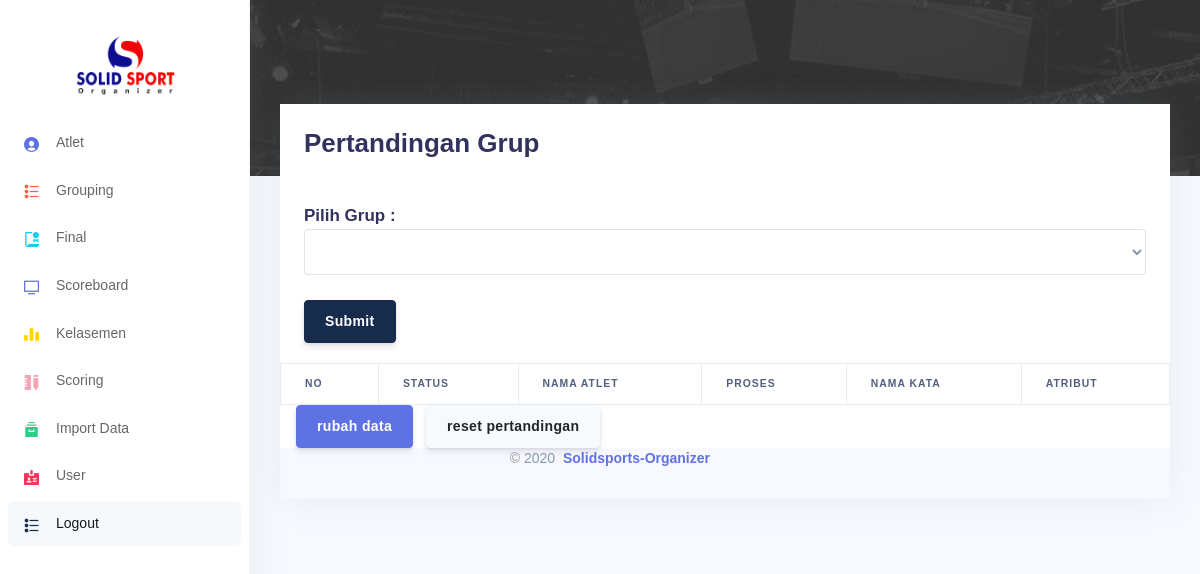
/modul/grouping/index.php?grup=B, run on an earlier commit of the app's database.
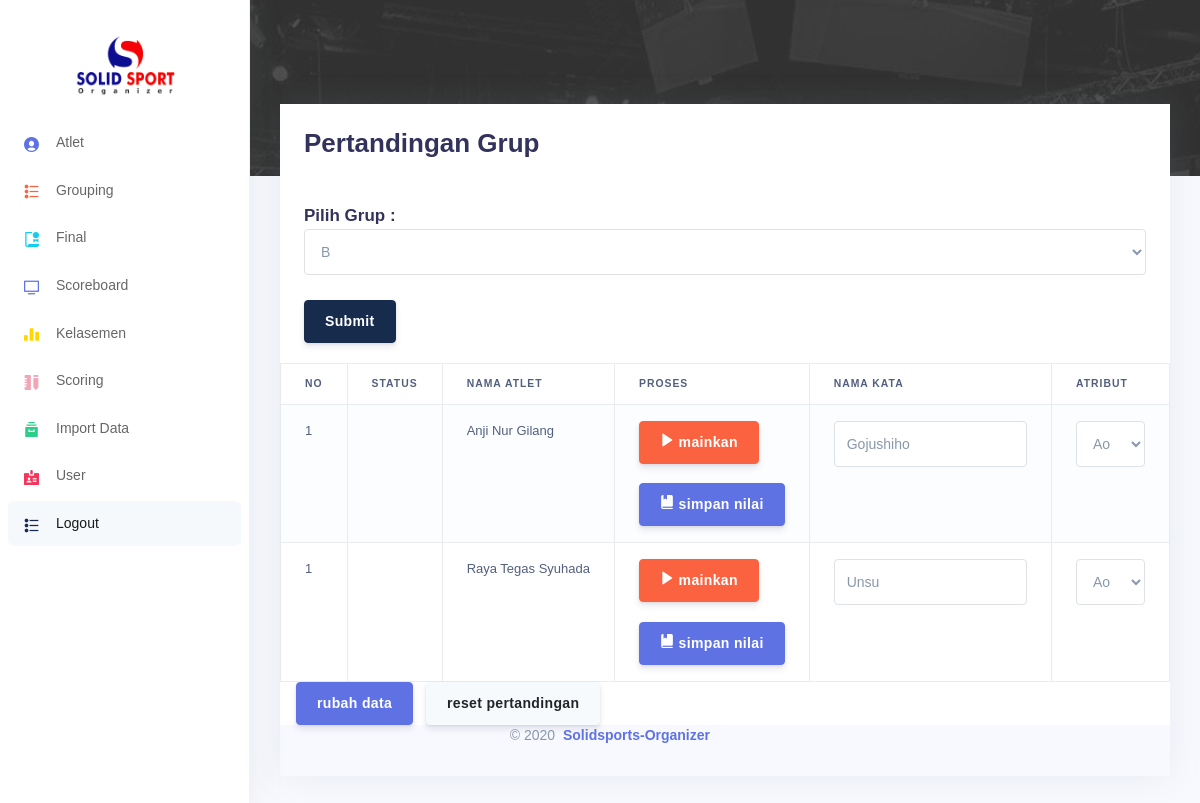
And on a later commit of the database.
### tables this page shows
CREATE TABLE `atlet` (
  `idAtlet` int(11) NOT NULL,
  `namaAtlet` varchar(50) NOT NULL,
  `kelas` varchar(50) NOT NULL,
  `kontingen` varchar(50) NOT NULL,
  `namaKata` varchar(50) NOT NULL,
  `grup` varchar(10) NOT NULL,
  `atribut` char(3) NOT NULL,
  `bermain` int(1) NOT NULL DEFAULT 0
);

### modul/grouping/index.php (the view, shortened to what this page needs)
<?php
    include "../../config/templates/header.php";
    include "../../config/templates/sidebar.php";
    include "../../config/templates/mainContent.php";
    include "../../config/database/koneksi.php";
?>
                <div class="card-header border-0">
                  <h1 class="mb-0">Pertandingan Grup</h1>
                </div>
                <div class="card-header border-0">
                  <h3 class="mb-0">Pilih Grup :
                  <form action="" method="GET">
                    <select class="form-control" name="grup" >
                        <?php
                            $sql = "SELECT DISTINCT grup from atlet";
                            $hasil = mysqli_query($conn, $sql);
                            while($data=mysqli_fetch_array($hasil)){
                                echo "<option value='$data[0]'>$data[0]</option>";
                            }
                        ?>
                    </select>
                    <br>
                    <input class="btn btn-default" type="submit">
                    </form>
                  </h3>
                </div>
                <table id="example" class="table table-striped table-bordered nowrap" style="width:100%">
                <thead>
                    <tr>
                        <th>No</th>
                        <th>Status</th>
                        <th>Nama Atlet</th>
                        <th>Proses</th>
                        <th>Nama Kata</th>
                        <th>Atribut</th>
                    </tr>
                </thead>
                <tbody>
                    <?php
                    if(isset($_GET['grup'])){
                        $grup = $_GET['grup'];
                        $i = 1;
                        $sql = "SELECT * FROM atlet WHERE grup = '$grup'";
                        $hasil = mysqli_query($conn, $sql);
                        while($data = mysqli_fetch_array($hasil)){ ?>
                            <tr>
                                <td><?= $i ?></td>
                                <td><?php if($data['bermain'] == 1){ echo '<span class="blinking badge badge-success">bermain</span>';} ?></td>
                                <td><?= $data['namaAtlet']; ?></td>
                                <td>
                                    <a href="#" class="btn btn-warning"><i class="ni ni-button-play"></i>&nbsp;mainkan</a>
                                        <br><br>
                                    <a href="#" class="btn btn-primary"><i class="ni ni-book-bookmark"></i>&nbsp;simpan nilai</a>
                                </td>
                                <form action="">
                                <td><input type="text" name="namaKata[]" class="form-control" value="<?= $data['namaKata']?>"></td>
                                <td>
                                    <select name="atribut[]" class="form-control">
                                        <option value="Ao" <?php if($data['atribut'] == 'Ao'){ echo 'selected';} ?>>Ao</option>
                                    </select>
                                </td>
                            </tr>
                        <?php }
                    }
                    ?>
                </tbody>
                </table>
                <div class="pl-3">
                <input class="btn btn-primary" type="submit" value="rubah data">
                <input class="btn btn-secondary" type="submit" value="reset pertandingan">
                </div>
<?php
    include "../../config/templates/footer.php";
?>
</body>
</html>

### config/templates/header.php (shortened to what this page needs)
<!DOCTYPE html>
<html>
<head>
  <link rel="stylesheet" href="../../assets/vendor/nucleo/css/nucleo.css" type="text/css">
  <link rel="stylesheet" href="../../assets/vendor/@fortawesome/fontawesome-free/css/all.min.css" type="text/css">
  <link rel="stylesheet" href="../../assets/css/argon.css?v=1.2.0" type="text/css">
</head>

### config/templates/sidebar.php
<nav class="sidenav navbar navbar-vertical  fixed-left  navbar-expand-xs navbar-light bg-white" id="sidenav-main">
    <div class="scrollbar-inner">
      <div class="sidenav-header  align-items-center">
        <a class="navbar-brand" href="javascript:void(0)">
          <img src="../../assets/img/logo-2.jpeg" style="max-height: 5rem;" class="navbar-brand-img" alt="...">
        </a>
      </div>
      <div class="navbar-inner">
        <div class="collapse navbar-collapse" id="sidenav-collapse-main">
          <br>
          <ul class="navbar-nav">
            <li class="nav-item">
              <a class="nav-link" href="http://<?php echo "$_SERVER[HTTP_HOST]/"; ?>solidsport/modul/atlet/">
                <i class="ni ni-circle-08 text-primary"></i>
                <span class="nav-link-text">Atlet</span>
              </a>
            </li>
            <li class="nav-item">
              <a class="nav-link" href="http://<?php echo "$_SERVER[HTTP_HOST]/"; ?>solidsport/modul/grouping/">
                <i class="ni ni-bullet-list-67 text-orange"></i>
                <span class="nav-link-text">Grouping</span>
              </a>
              <li class="nav-item">
                <a class="nav-link" href="http://<?php echo "$_SERVER[HTTP_HOST]/"; ?>solidsport/modul/final/">
                  <i class="ni ni-paper-diploma text-info"></i>
                  <span class="nav-link-text">Final</span>
                </a>
              </li>
            </li>
            <li class="nav-item">
              <a class="nav-link" href="http://<?php echo "$_SERVER[HTTP_HOST]/"; ?>solidsport/modul/scoreboard/">
                <i class="ni ni-tv-2 text-primary"></i>
                <span class="nav-link-text">Scoreboard</span>
              </a>
            </li>
            <li class="nav-item">
              <a class="nav-link" href="http://<?php echo "$_SERVER[HTTP_HOST]/"; ?>solidsport/modul/kelasemen/">
                <i class="ni ni-chart-bar-32 text-yellow"></i>
                <span class="nav-link-text">Kelasemen</span>
              </a>
            </li>
            <li class="nav-item">
                <a class="nav-link" href="http://<?php echo "$_SERVER[HTTP_HOST]/"; ?>solidsport/modul/scoring/">
                  <i class="ni ni-ruler-pencil text-pink"></i>
                  <span class="nav-link-text">Scoring</span>
                </a>
              </li>
              <li class="nav-item">
                <a class="nav-link" href="http://<?php echo "$_SERVER[HTTP_HOST]/"; ?>solidsport/modul/import/">
                  <i class="ni ni-archive-2 text-success"></i>
                  <span class="nav-link-text">Import Data</span>
                </a>
              </li>
              <li class="nav-item">
                <a class="nav-link" href="http://<?php echo "$_SERVER[HTTP_HOST]/"; ?>solidsport/modul/user/">
                  <i class="ni ni-badge text-danger"></i>
                  <span class="nav-link-text">User</span>
                </a>
              </li>
            <li class="nav-item">
              <a class="nav-link active" href="http://<?php echo "$_SERVER[HTTP_HOST]/"; ?>solidsport/modul/logout/">
                <i class="ni ni-bullet-list-67 text-default"></i>
                <span class="nav-link-text">Logout</span>
              </a>
            </li>
          </ul>
        </div>
      </div>
    </div>
  </nav>

### config/templates/mainContent.php (shortened to what this page needs)
<body>
  <div class="main-content" id="panel">
    <div style="background-image: url('../../assets/img/banner2.jpg');" class="header pb-8">
        <div class="container-fluid">
          <div class="header-body">
            <div class="row align-items-center py-4">
            </div>
          </div>
        </div>
      </div>
    <div class="container-fluid mt--6">
      <div class="row">
        <div class="col">
          <div class="card">

### config/templates/footer.php (shortened to what this page needs)
<footer class="footer pt-0">
                  <div class="row align-items-center justify-content-lg-between">
                    <div class="col-lg-6">
                      <div class="copyright text-center  text-lg-right  text-muted">
                        &copy; 2020 <a href="#" class="font-weight-bold ml-1">Solidsports-Organizer</a>
                      </div>
                    </div>
                  </div>
                </footer>
          </div>
  </div>

What changed in the data, as far as the page shows it:
added atlet: namaAtlet "Anji Nur Gilang", namaKata "Gojushiho", atribut "Ao"
added atlet: namaAtlet "Raya Tegas Syuhada", namaKata "Unsu", atribut "Ao"
Also different on the page:
form field grup: (not shown) → "B"
